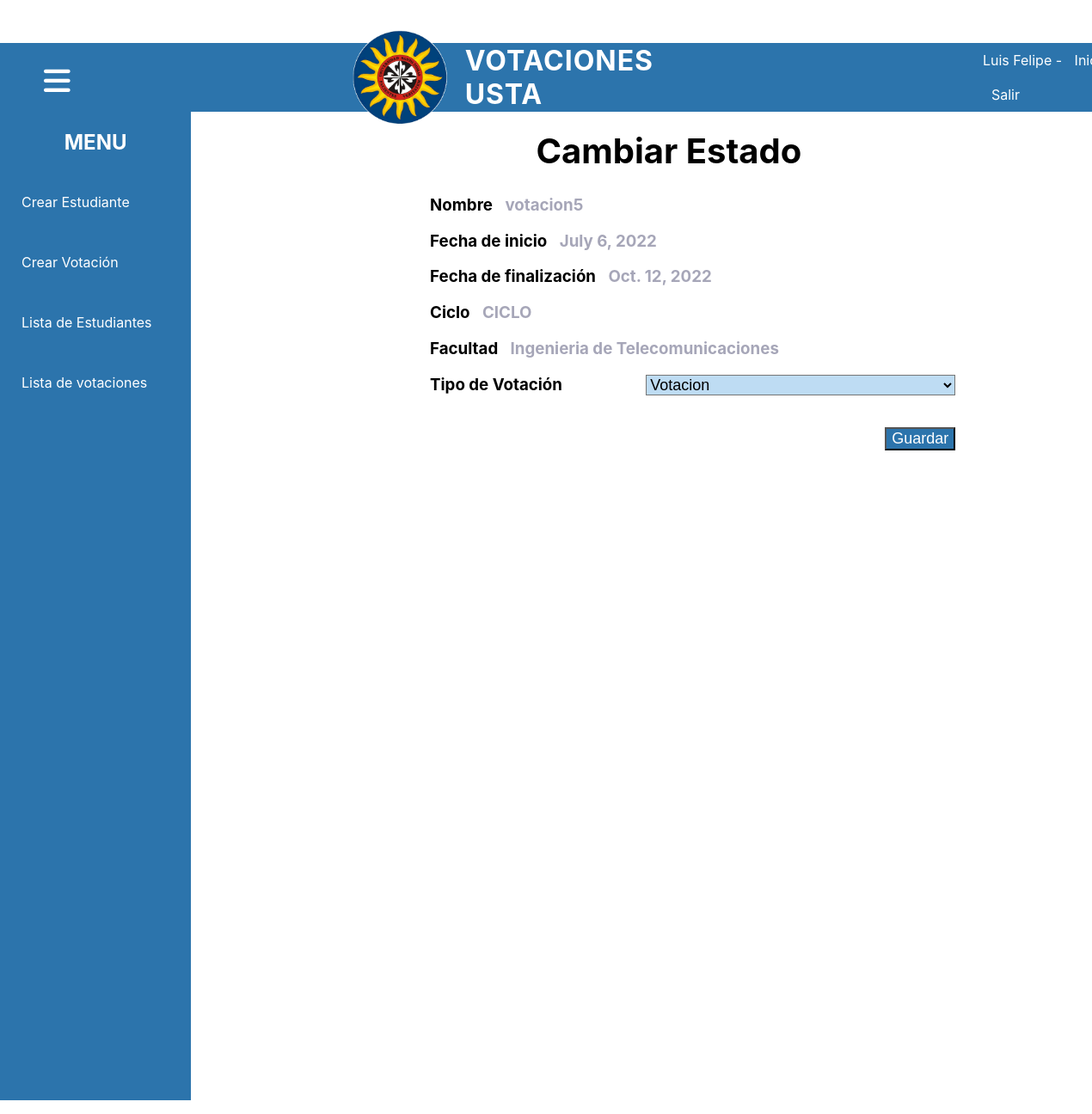
The app's page /editarVotaciones/5 (signed in) with its own data.
### app/models.py (models this page shows, shortened)
class Votacion (models.Model):
    nombre= models.CharField(max_length=45, null=False)
    tipo= models.ForeignKey(
        TipoVotacion,
        related_name='tipos_votaciones',
        on_delete=models.PROTECT
    )
    estado= models.ForeignKey(
        EstadoVotacion,
        related_name='estado_votaciones',
        on_delete=models.PROTECT
    )
    facultad= models.ForeignKey(
        Facultad,
        related_name='facultad_votaciones',
        null=False,
        on_delete=models.PROTECT
    )
    fechaInicio=models.DateField(auto_now=False, auto_now_add=False, null=True)
    fechaFinal=models.DateField(auto_now=False, auto_now_add=False,null=True)
    class Meta:
        app_label= 'app'

class Facultad(models.Model):
    nombre= models.CharField(max_length=45, null=False)
    def __str__(self):
        return "%s" % (self.nombre)
    class Meta:
        app_label= 'app'

### app/views.py (the view)
# urls.py: path('editarVotaciones/<int:id_votacion>', views.editarVotaciones, name='editarVotaciones'),
@login_required
def editarVotaciones(request, id_votacion):
    votacion=Votacion.objects.get(id=id_votacion)
    facultad=Facultad.objects.get(id=votacion.facultad_id)
    if votacion.estado_id == 1:
        estado=EstadoVotacion.objects.filter(Q(id=1) | Q(id=2))
    elif votacion.estado_id == 2:
        estado=EstadoVotacion.objects.filter(Q(id=2) | Q(id=3))
    else:
        estado=EstadoVotacion.objects.filter(Q(id=3) | Q(id=4))
    contexto={
        'id':votacion.id,
        'estado':estado,
        'f':facultad,
        'v':votacion
    }
    return render (request, 'app/editarVotaciones.html',contexto)

### app/templates/app/editarVotaciones.html (shortened to what this page needs)
{% extends "app/base.html" %}
{% load static %}
{% block css%}
    <link rel="stylesheet" href="{% static 'app/css/formulario.css' %}" />
{% endblock%}
{% block contenido%}
<div class="contenido">
    <div class="titulo">
        <h1>Cambiar Estado</h1>
    </div>
    <div class="panel">
        <div class="formulario">
            <form action="{% url 'app:editarVotacionesPost' id %}" method="POST">
                <h3>Nombre <Label>{{v.nombre}}</Label></h3>
                <h3>Fecha de inicio <label>{{v.fechaInicio}}</label></h3>
                <h3>Fecha de finalización <label>{{v.fechaFinal}}</label></h3>
                <h3>Ciclo <label>CICLO</label></h3>
                <h3>Facultad <label>{{f}}</label></h3>
                <h3>Tipo de Votación
                    <select name="estado" id="estado">
                        {% for e in estado %}
                        <option value="{{e.id}}">{{e.nombre}}</option>
                        {%endfor%}
                    </select>
                </h3>
                <button>Guardar</button>
            </form>
        </div>
    </div>
</div>
{% endblock%}

### app/templates/app/base.html (shortened to what this page needs)
{% load static %}
<!DOCTYPE html>
<html lang="en">
<head>
    <link rel="stylesheet" href="{% static 'app/css/base.css' %}" />
    {% block css%}
    {% endblock%}
    <link rel="stylesheet" href="https://cdnjs.cloudflare.com/ajax/libs/font-awesome/6.0.0/css/all.min.css" />
</head>
<body>
    <div class="contenedor">
        <div class="header">
            <button><i class="fa-solid fa-bars"></i></button>
            <img src="../../static/app/img/Logotipo_USTA_Colombia.gif" alt="logo" class="LogoUSTA"></a>
            <h1>VOTACIONES USTA</h1>
            <nav class="menu">
                <ul>
                    {%if request.user.is_authenticated %}
                    <li>{{request.user.first_name}} -</li>
                    {%else%}
                    <li>Anonimo</li>
                    {%endif%}
                    <li><a href="{% url 'app:menuDecano' %}">Inicio</a></li>
                    <li><a href="{% url 'app:salir' %}">Salir</a></li>
                </ul>
            </nav>
        </div>
        <div class="opciones">
            <nav class="menu2">
                <ul>
                    <h2>MENU</h2>
                    <li><a href="{%url 'app:agregarEstudiante'%}">Crear Estudiante</a></li>
                    <li><a href="{%url 'app:crearVotacion'%}">Crear Votación</a></li>
                    <li><a href="{%url 'app:listaDeEstudiantes'%}">Lista de Estudiantes</a></li>
                    <li><a href="{%url 'app:listaDeVotaciones'%}">Lista de votaciones</a></li>
                </ul>
            </nav>
        </div>
        {% block contenido%}
        {% endblock %}
</body>
</html>

### app/static/app/css/base.css (style rules this page uses)
body { font-family: -apple-system, BlinkMacSystemFont, 'Segoe UI', Roboto, Oxygen, Ubuntu, Cantarell, 'Open Sans', 'Helvetica Neue', sans-serif, Arial, Helvetica, sans-serif; margin: 0; }
.contenedor { background-color: #ffffff; width: 105vw; height: 100vh; display: grid; grid-template: 130px auto 50px / 0.2fr 1fr; grid-template-areas: "header header" "menu2 contenido" "menu2 contenido"; }
.contenedor i { color: #ffffff; margin-left: 128px; size: 300px; }
.header { background-color: #2C74AC; color: #ffffff; display: flex; align-items: center; padding: 10px; grid-area: header; padding-bottom: 10px; padding-top: 10px; margin-top: 50px; }
.LogoUSTA { height: auto; width: auto; max-width: 116px; max-height: 111px; margin-left: 400px; }
.header a { text-decoration: none; color: #ffffff; }
.header h1 { margin-left: 20px; letter-spacing: 1px; word-spacing: 5px; }
.header button { background-color: #2C74AC; border: none; font-size: 35px; cursor: pointer; position: absolute; width: 0px; height: 190px; left: -83px; top: 0px; }
.menu ul { padding: 0; margin-left: 300px; list-style: none; }
.menu ul li { display: inline-block; }
.menu ul li a { display: block; padding: 10px; }
.menu2 { background-color: #2C74AC; grid-area: menu2; }
.menu2 ul { left:100px; list-style: none; padding-bottom: 800px; padding-top: 1px; padding-left: 0; margin-top: 0; }
.menu2 ul li a { display: block; padding: 25px; text-decoration: none; color: #ffffff; }
.menu2 ul h2 { color: #ffffff; text-align: center; }
.titulo { margin-left: 10%; margin-top: -0.5%; margin-right: 10%; }
.contenido h1 { font-size: 40px; text-align: center; }
.panel { margin-bottom: 0%; height: 100vh; }

### app/static/app/css/formulario.css (style rules this page uses)
.formulario { margin-left: 25%; margin-right: 20%; }
.formulario h3 { text-align: left; }
.formulario h3 label { color: rgb(166, 166, 184); padding-left: 10px; }
.formulario button { background: #2C74AC; font-size: 18px; color: white; margin-top: 20px; float: right; }
.formulario select { background: #BEDCF3; font-size: 18px; color: black; width: 360px; float: right; }

### records on screen
Votacion: nombre "votacion5", fechaInicio "July 6, 2022", fechaFinal "Oct. 12, 2022"
Facultad: nombre "Ingenieria de Telecomunicaciones"

### other values on screen
{{ request.user.first_name }} "Luis Felipe"
form field estado "Votacion"
